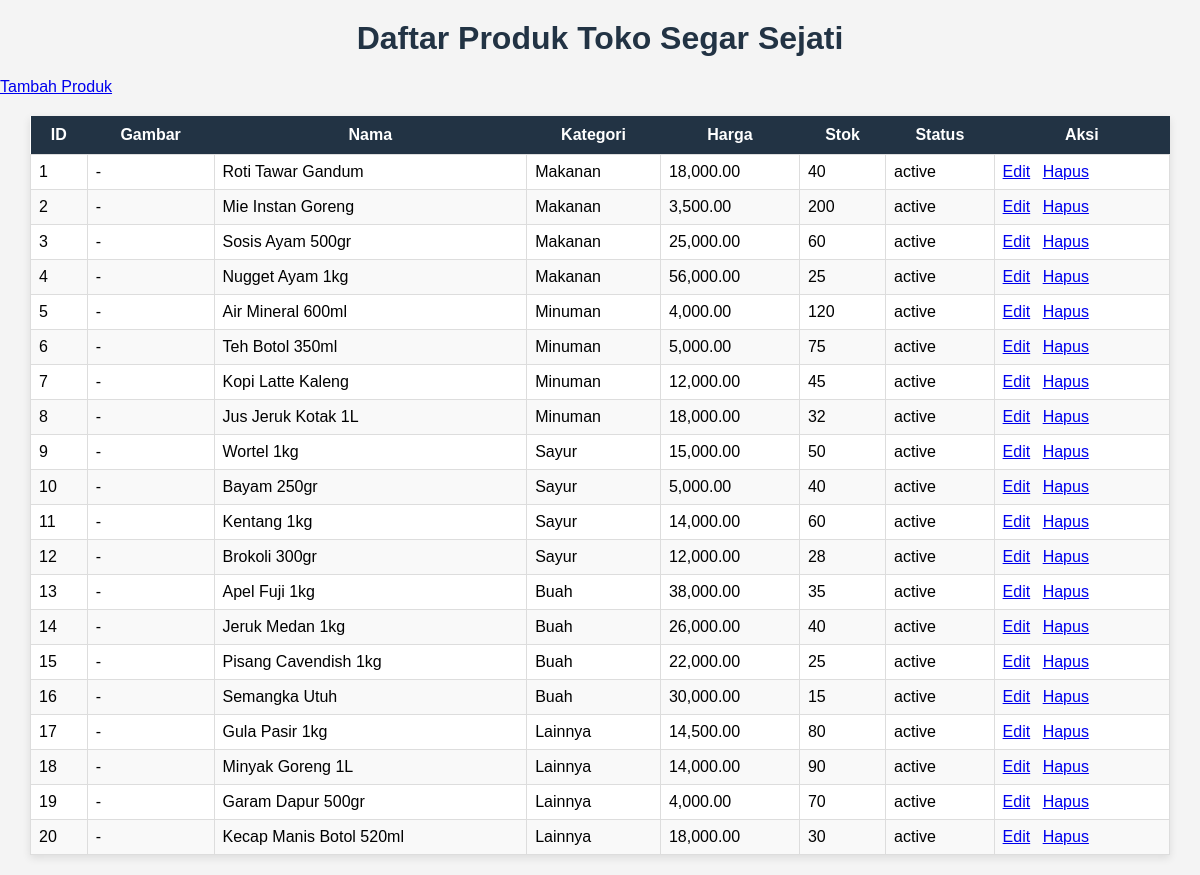
The page / on the database its author committed.
### tables this page shows
CREATE TABLE products (
    id INT AUTO_INCREMENT PRIMARY KEY,
    name VARCHAR(100) NOT NULL,
    category VARCHAR(50) NOT NULL,
    price DECIMAL(10,2) NOT NULL,
    stock INT NOT NULL,
    image_path VARCHAR(255),
    status ENUM('active','inactive') NOT NULL
);

### src/Database.php (called while the page is built)
<?php
class Database {
    private $host = "127.0.0.1";
    private $db   = "produk_crud";
    private $user = "root";
    private $pass = "123";
    private $charset = "utf8mb4";
    public function getConnection() {
        $dsn = "mysql:host={$this->host};dbname={$this->db};charset={$this->charset}";
        $options = [
            PDO::ATTR_ERRMODE            => PDO::ERRMODE_EXCEPTION,
            PDO::ATTR_DEFAULT_FETCH_MODE => PDO::FETCH_ASSOC,
            PDO::ATTR_EMULATE_PREPARES   => false,
        ];
        try {
            return new PDO($dsn, $this->user, $this->pass, $options);
        } catch (PDOException $e) {
            die("Koneksi DB gagal: " . $e->getMessage());
        }
    }
}

### src/ProductRepository.php (called while the page is built, shortened)
<?php
require_once __DIR__ . '/Database.php';
class ProductRepository {
    private $db;
    public function __construct() {
        $this->db = (new Database())->getConnection();
    }
    public function getAll() {
        $stmt = $this->db->query("SELECT * FROM products ORDER BY id ASC");
        return $stmt->fetchAll();
    }
}

### public/index.php (the view, shortened to what this page needs)
<?php
require_once __DIR__ . '/../src/ProductRepository.php';
$repo = new ProductRepository();
$products = $repo->getAll();
?>
<!doctype html>
<html>
<head>
    <link rel="stylesheet" href="css/style.css">
</head>
<body>
    <h1>Daftar Produk Toko Segar Sejati</h1>
    <p><a href="create.php">Tambah Produk</a></p>
    <table>
        <thead>
            <tr>
                <th>ID</th><th>Gambar</th><th>Nama</th><th>Kategori</th><th>Harga</th><th>Stok</th><th>Status</th><th>Aksi</th>
            </tr>
        </thead>
        <tbody>
            <?php if (count($products) === 0): ?>
                <tr><td colspan="8">Belum ada data.</td></tr>
            <?php else: ?>
                <?php foreach ($products as $p): ?>
                    <tr>
                        <td><?= htmlspecialchars($p['id']) ?></td>
                        <td>
                            <?php if (!empty($p['image_path']) && file_exists(__DIR__ . '/'. $p['image_path'])): ?>
                                <img src="<?= htmlspecialchars($p['image_path']) ?>" alt="gambar">
                            <?php else: ?>
                                -
                            <?php endif; ?>
                        </td>
                        <td><?= htmlspecialchars($p['name']) ?></td>
                        <td><?= htmlspecialchars($p['category']) ?></td>
                        <td><?= number_format($p['price'], 2) ?></td>
                        <td><?= htmlspecialchars($p['stock']) ?></td>
                        <td><?= htmlspecialchars($p['status']) ?></td>
                        <td class="actions">
                            <a href="edit.php?id=<?= $p['id'] ?>">Edit</a>
                            <a href="delete.php?id=<?= $p['id'] ?>" onclick="return confirm('Hapus produk ini?')">Hapus</a>
                        </td>
                    </tr>
                <?php endforeach; ?>
            <?php endif; ?>
        </tbody>
    </table>
</body>
</html>

### public/css/style.css (style rules this page uses)
body { font-family: Arial, sans-serif; background: #f4f4f4; margin: 0; padding: 0; }
h1 { text-align: center; margin-top: 20px; color: #234; }
table { border-collapse: collapse; width: 95%; margin: 20px auto; background: #fff; box-shadow: 0 3px 8px rgba(0,0,0,0.1); }
th { background: #234; color: white; padding: 10px; }
td { border: 1px solid #ddd; padding: 8px; text-align: left; }
tr:nth-child(even) { background: #f9f9f9; }
.actions a { margin-right: 8px; }

### rows shown on the page
products: id "1", name "Roti Tawar Gandum", category "Makanan", price "18,000.00", stock "40", status "active"
products: id "2", name "Mie Instan Goreng", category "Makanan", price "3,500.00", stock "200", status "active"
products: id "3", name "Sosis Ayam 500gr", category "Makanan", price "25,000.00", stock "60", status "active"
products: id "4", name "Nugget Ayam 1kg", category "Makanan", price "56,000.00", stock "25", status "active"
products: id "5", name "Air Mineral 600ml", category "Minuman", price "4,000.00", stock "120", status "active"
products: id "6", name "Teh Botol 350ml", category "Minuman", price "5,000.00", stock "75", status "active"
products: id "7", name "Kopi Latte Kaleng", category "Minuman", price "12,000.00", stock "45", status "active"
products: id "8", name "Jus Jeruk Kotak 1L", category "Minuman", price "18,000.00", stock "32", status "active"
products: id "9", name "Wortel 1kg", category "Sayur", price "15,000.00", stock "50", status "active"
products: id "10", name "Bayam 250gr", category "Sayur", price "5,000.00", stock "40", status "active"
products: id "11", name "Kentang 1kg", category "Sayur", price "14,000.00", stock "60", status "active"
products: id "12", name "Brokoli 300gr", category "Sayur", price "12,000.00", stock "28", status "active"
products: id "13", name "Apel Fuji 1kg", category "Buah", price "38,000.00", stock "35", status "active"
products: id "14", name "Jeruk Medan 1kg", category "Buah", price "26,000.00", stock "40", status "active"
products: id "15", name "Pisang Cavendish 1kg", category "Buah", price "22,000.00", stock "25", status "active"
products: id "16", name "Semangka Utuh", category "Buah", price "30,000.00", stock "15", status "active"
products: id "17", name "Gula Pasir 1kg", category "Lainnya", price "14,500.00", stock "80", status "active"
products: id "18", name "Minyak Goreng 1L", category "Lainnya", price "14,000.00", stock "90", status "active"
products: id "19", name "Garam Dapur 500gr", category "Lainnya", price "4,000.00", stock "70", status "active"
products: id "20", name "Kecap Manis Botol 520ml", category "Lainnya", price "18,000.00", stock "30", status "active"
